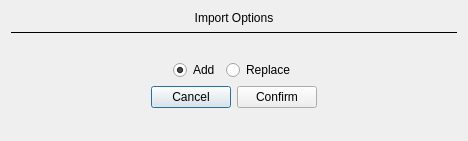
<?xml version="1.0" encoding="UTF-8"?>
<ui version="4.0">
 <class>Dialog</class>
 <widget class="QDialog" name="Dialog">
  <property name="geometry">
   <rect>
    <x>0</x>
    <y>0</y>
    <width>468</width>
    <height>141</height>
   </rect>
  </property>
  <property name="windowTitle">
   <string>Dialog</string>
  </property>
  <layout class="QVBoxLayout" name="verticalLayout_2">
   <item>
    <layout class="QVBoxLayout" name="verticalLayout">
     <item>
      <layout class="QHBoxLayout" name="horizontalLayout">
       <item>
        <widget class="QLabel" name="labelImportOptions">
         <property name="text">
          <string>Import Options</string>
         </property>
         <property name="alignment">
          <set>Qt::AlignCenter</set>
         </property>
        </widget>
       </item>
      </layout>
     </item>
     <item>
      <widget class="Line" name="line">
       <property name="frameShadow">
        <enum>QFrame::Plain</enum>
       </property>
       <property name="orientation">
        <enum>Qt::Horizontal</enum>
       </property>
      </widget>
     </item>
     <item>
      <widget class="QLabel" name="labelImportDesc">
       <property name="alignment">
        <set>Qt::AlignCenter</set>
       </property>
      </widget>
     </item>
     <item>
      <layout class="QHBoxLayout" name="horizontalLayout_2">
       <item>
        <spacer name="horizontalSpacer">
         <property name="orientation">
          <enum>Qt::Horizontal</enum>
         </property>
         <property name="sizeHint" stdset="0">
          <size>
           <width>40</width>
           <height>20</height>
          </size>
         </property>
        </spacer>
       </item>
       <item>
        <widget class="QRadioButton" name="radioButtonImportAdd">
         <property name="text">
          <string>Add</string>
         </property>
         <property name="checked">
          <bool>true</bool>
         </property>
        </widget>
       </item>
       <item>
        <widget class="QRadioButton" name="radioButtonImportReplace">
         <property name="text">
          <string>Replace</string>
         </property>
        </widget>
       </item>
       <item>
        <spacer name="horizontalSpacer_2">
         <property name="orientation">
          <enum>Qt::Horizontal</enum>
         </property>
         <property name="sizeHint" stdset="0">
          <size>
           <width>40</width>
           <height>20</height>
          </size>
         </property>
        </spacer>
       </item>
      </layout>
     </item>
     <item>
      <layout class="QHBoxLayout" name="horizontalLayout_3">
       <item>
        <spacer name="horizontalSpacer_4">
         <property name="orientation">
          <enum>Qt::Horizontal</enum>
         </property>
         <property name="sizeHint" stdset="0">
          <size>
           <width>40</width>
           <height>20</height>
          </size>
         </property>
        </spacer>
       </item>
       <item>
        <widget class="QPushButton" name="pushButtonImportCancel">
         <property name="text">
          <string>Cancel</string>
         </property>
        </widget>
       </item>
       <item>
        <widget class="QPushButton" name="pushButtonImportConfirm">
         <property name="text">
          <string>Confirm</string>
         </property>
        </widget>
       </item>
       <item>
        <spacer name="horizontalSpacer_3">
         <property name="orientation">
          <enum>Qt::Horizontal</enum>
         </property>
         <property name="sizeHint" stdset="0">
          <size>
           <width>40</width>
           <height>20</height>
          </size>
         </property>
        </spacer>
       </item>
      </layout>
     </item>
    </layout>
   </item>
   <item>
    <spacer name="verticalSpacer">
     <property name="orientation">
      <enum>Qt::Vertical</enum>
     </property>
     <property name="sizeHint" stdset="0">
      <size>
       <width>20</width>
       <height>40</height>
      </size>
     </property>
    </spacer>
   </item>
  </layout>
 </widget>
 <resources/>
 <connections/>
</ui>
